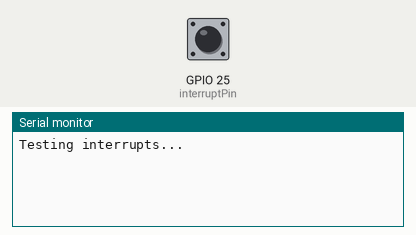
This sketch was run on a simulated ESP32. Shown: the last lines printed to the serial monitor. Inputs (shaded band) come from the test bench; at power-on: GPIO 25 (interruptPin) HIGH.

Above: at 1.2 s.
1.3 s: GPIO 25 (interruptPin) pulled LOW for 0.15 s
At 2.3 s:
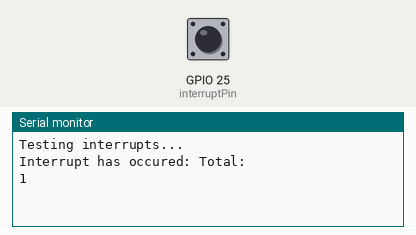
2.9 s: GPIO 25 (interruptPin) pulled LOW for 1 s
At 3.6 s:
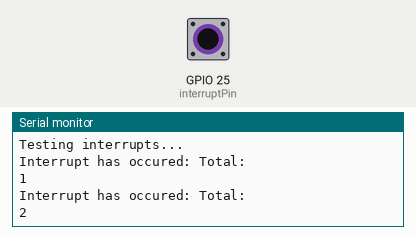
5.4 s: GPIO 25 (interruptPin) pulled LOW for 0.15 s
At 6.6 s:
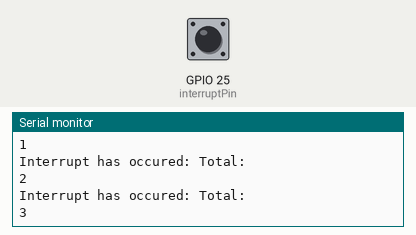

The sketch:

app.ino
```cpp
const int interruptPin = 25; //GPIO25
volatile int interruptCounter = 0;
int numberOfInterrupts = 0;

//IRAM_ATTR tells the complier, that this code Must always be in the
// ESP32's IRAM, the limited 128k IRAM.  use it sparingly.
void IRAM_ATTR handleInterrupt()
{
    interruptCounter++;
}

// Every function called from the ISR also needs to be
// declared as IRAM_ATTR yourFunction() {}.
// Also don't call analogRead() in ISR either.

void setup()
{
    Serial.begin(9600);
    Serial.println("Testing interrupts...");

    pinMode(interruptPin, INPUT_PULLUP);
    attachInterrupt(digitalPinToInterrupt(interruptPin), handleInterrupt, FALLING);
}

void loop()
{
    if (interruptCounter > 0)
    {
        interruptCounter--;

        numberOfInterrupts++;
        Serial.println("Interrupt has occured: Total: ");
        Serial.println(numberOfInterrupts);
    }
}
```

Measured:
- after the input at 1.3 s, the serial monitor: prints a new line at once (image 1)
- after the input at 2.9 s, the serial monitor: prints a new line at once (image 2)
- after the input at 5.4 s, the serial monitor: prints a new line at once (image 3)
